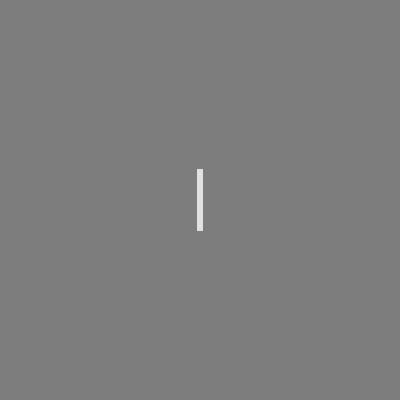
Frame 1 (no input)
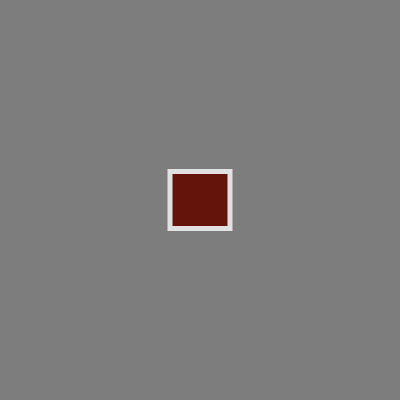
Frame 60 (no input)
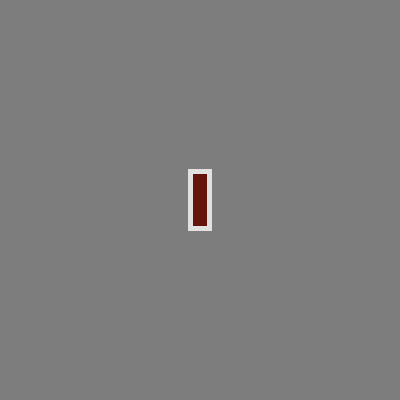
Frame 120 (the mouse pressed at the canvas centre since frame 60)

The p5.js sketch that drew these frames (run headless with seeded random() and noise() and a simulated clock; from frame 60 on, the mouse is pressed at the canvas centre):

// p5.js sketch
// ── sketch.js
let w=400;
let h=400;
let rectWidth = 0
function setup() {
  createCanvas(w,h);
  rectMode(CENTER);
  
}

function draw() {
  background(125);
  fill(100, 20, 10)
  stroke(225)
  strokeWeight(5)

  rectWidth++;
  if (rectWidth > 100) {
    rectWidth = 0;
  }
  rect(w/2, h/2, rectWidth, 57);
  

}
